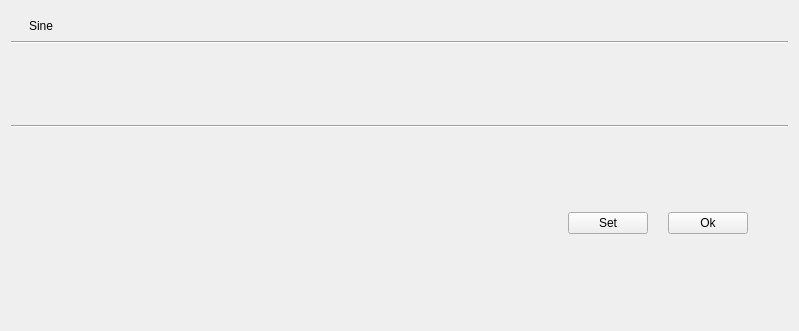
<?xml version="1.0" encoding="UTF-8"?>
<ui version="4.0">
 <class>WaveFormSetupDlg</class>
 <widget class="QDialog" name="WaveFormSetupDlg">
  <property name="geometry">
   <rect>
    <x>0</x>
    <y>0</y>
    <width>799</width>
    <height>331</height>
   </rect>
  </property>
  <property name="windowTitle">
   <string>WaveFormSetup</string>
  </property>
  <layout class="QVBoxLayout" name="verticalLayout">
   <property name="spacing">
    <number>0</number>
   </property>
   <item>
    <layout class="QHBoxLayout" name="horizontalLayout">
     <property name="spacing">
      <number>0</number>
     </property>
     <item>
      <widget class="QPushButton" name="pushButton_2">
       <property name="minimumSize">
        <size>
         <width>60</width>
         <height>30</height>
        </size>
       </property>
       <property name="styleSheet">
        <string notr="true">border:none</string>
       </property>
       <property name="text">
        <string>Sine</string>
       </property>
      </widget>
     </item>
     <item>
      <spacer name="horizontalSpacer">
       <property name="orientation">
        <enum>Qt::Horizontal</enum>
       </property>
       <property name="sizeHint" stdset="0">
        <size>
         <width>40</width>
         <height>20</height>
        </size>
       </property>
      </spacer>
     </item>
    </layout>
   </item>
   <item>
    <widget class="Line" name="line">
     <property name="orientation">
      <enum>Qt::Horizontal</enum>
     </property>
    </widget>
   </item>
   <item>
    <widget class="QStackedWidget" name="stackedWidget">
     <widget class="QWidget" name="page"/>
     <widget class="QWidget" name="page_2"/>
    </widget>
   </item>
   <item>
    <widget class="Line" name="line_2">
     <property name="orientation">
      <enum>Qt::Horizontal</enum>
     </property>
    </widget>
   </item>
   <item>
    <spacer name="verticalSpacer_2">
     <property name="orientation">
      <enum>Qt::Vertical</enum>
     </property>
     <property name="sizeHint" stdset="0">
      <size>
       <width>20</width>
       <height>40</height>
      </size>
     </property>
    </spacer>
   </item>
   <item>
    <layout class="QHBoxLayout">
     <property name="spacing">
      <number>20</number>
     </property>
     <property name="leftMargin">
      <number>0</number>
     </property>
     <property name="topMargin">
      <number>0</number>
     </property>
     <property name="rightMargin">
      <number>40</number>
     </property>
     <property name="bottomMargin">
      <number>0</number>
     </property>
     <item>
      <spacer>
       <property name="orientation">
        <enum>Qt::Horizontal</enum>
       </property>
       <property name="sizeHint" stdset="0">
        <size>
         <width>131</width>
         <height>31</height>
        </size>
       </property>
      </spacer>
     </item>
     <item>
      <widget class="QPushButton" name="okButton">
       <property name="text">
        <string>Set</string>
       </property>
      </widget>
     </item>
     <item>
      <widget class="QPushButton" name="cancelButton">
       <property name="text">
        <string>Ok</string>
       </property>
      </widget>
     </item>
    </layout>
   </item>
   <item>
    <spacer name="verticalSpacer">
     <property name="orientation">
      <enum>Qt::Vertical</enum>
     </property>
     <property name="sizeHint" stdset="0">
      <size>
       <width>20</width>
       <height>40</height>
      </size>
     </property>
    </spacer>
   </item>
  </layout>
 </widget>
 <resources/>
 <connections>
  <connection>
   <sender>cancelButton</sender>
   <signal>clicked()</signal>
   <receiver>WaveFormSetupDlg</receiver>
   <slot>reject()</slot>
   <hints>
    <hint type="sourcelabel">
     <x>749</x>
     <y>235</y>
    </hint>
    <hint type="destinationlabel">
     <x>179</x>
     <y>282</y>
    </hint>
   </hints>
  </connection>
 </connections>
</ui>
